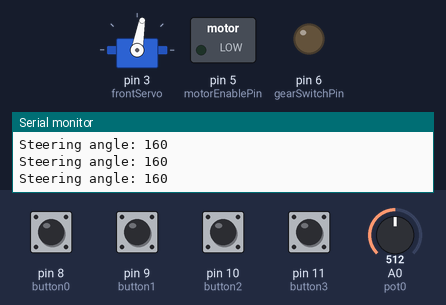
A sketch run on a simulated Arduino Uno, built with avr-gcc and run on an emulated ATmega328P. Shown: servo, switched loads named in the sketch (green lamp = pin HIGH), output pins drawn as LEDs (lit = HIGH), the last lines printed to the serial monitor. Inputs (shaded band) come from the test bench; at power-on: pin 8 (button0), pin 9 (button1), pin 10 (button2), pin 11 (button3) LOW, A0 (pot0) = 512.

Above: at 2.2 s.
2.3 s: pin 9 (button1) pulled HIGH for 1.25 s
At 4.7 s:
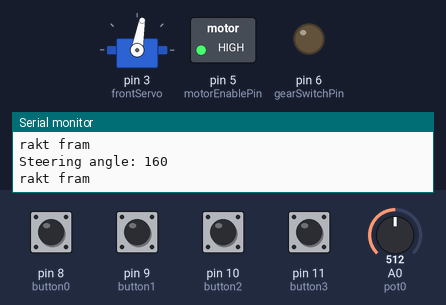
5.7 s: pin 10 (button2) pulled HIGH for 1.25 s
At 7.6 s:
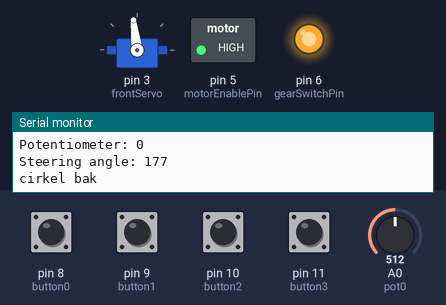
8.4 s: pin 11 (button3) pulled HIGH for 1.25 s
At 9.0 s:
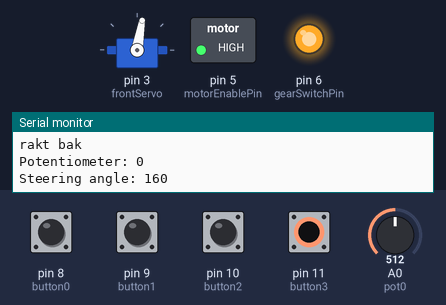
11.1 s: A0 (pot0) set to 306
At 12.3 s:
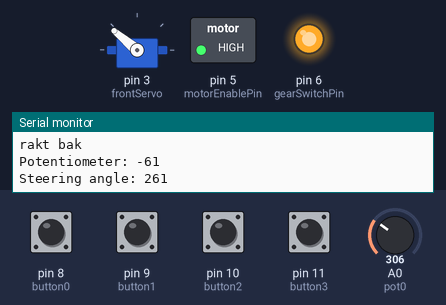
12.6 s: A0 (pot0) set to 716
At 13.7 s:
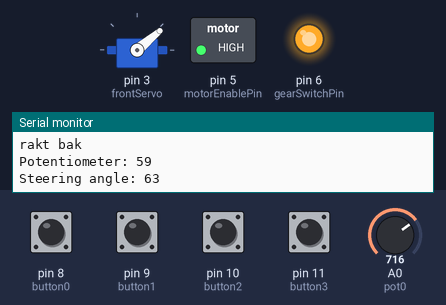
14.1 s: pin 9 (button1) pulled HIGH for 1.25 s
At 14.4 s:
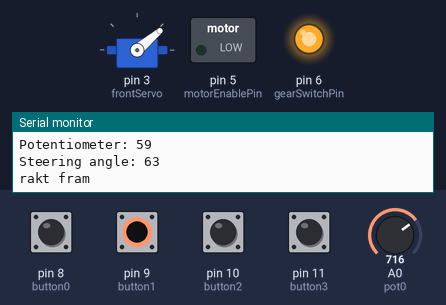
Timing chart, 0 to 17.1 s (numbered marks = the images above; inputs shaded):
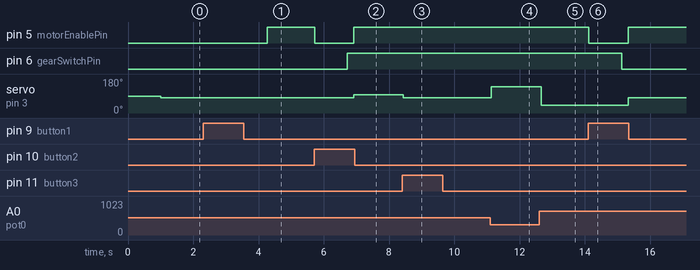

Measured:
- after the input at 2.3 s, pin 5 (motorEnablePin): LOW → HIGH after 2.0 s
- after the input at 5.7 s, pin 5 (motorEnablePin): HIGH → LOW at once, → HIGH 1.2 s later; pin 6 (gearSwitchPin): LOW → HIGH after 1.0 s; servo on pin 3 (frontServo): 80° → 97° after 1.2 s
- after the input at 8.4 s, servo on pin 3 (frontServo): 97° → 80° at once
- after the input at 11.1 s, servo on pin 3 (frontServo): 80° → 140° at once
- after the input at 12.6 s, servo on pin 3 (frontServo): 140° → 40° after 0.07 s
- after the input at 14.1 s, pin 5 (motorEnablePin): HIGH → LOW at once, → HIGH 1.2 s later; pin 6 (gearSwitchPin): HIGH → LOW after 1.0 s; servo on pin 3 (frontServo): 40° → 80° after 1.2 s

The sketch:

mainCode_ett_slap.ino
```cpp
/*
  Main code for the truck's thinking
  Connections:
  Potentiometers: A0,A1,A2
  Servo: D3
  H-bridge: D5 - enable,D6 - relay-switch
  buttons: D8,D9,D10,D11

  Funktioner:
  C - D8: stoppar systemet
  A - D9: kör framåt tills släpen har rätat ut
  D - D10: backar rakt bakåt
  B - D11: backar runt en cirkulär bana

  A+B - Manuellt läge
    - A - vänster 30grader
    - B - höger 30grader
    - D - rakt fram
    - C - stoppar och går ur manuellt läge
*/

// Includes
#include "mainCode.h"

// Defines
int steeringMode=0; // Steering mode ( 0-Forward, 1-straightBack, 2-circleBack )
int currentGear=0; // Current gear, for stopping protection
//Sensors
const int pot0 = 0;

const int button0 = 8;
const int button1 = 9;
const int button2 = 10;
const int button3 = 11;

//Servo
#include <Servo.h>
Servo frontServo;  // create servo object

//Motor
const int motorEnablePin = 5;
const int gearSwitchPin = 6;

//Setup
void setup() {
  frontServo.attach(3);

  pinMode(button0, INPUT);
  pinMode(button1, INPUT);
  pinMode(button2, INPUT);
  pinMode(button3, INPUT);

  pinMode(motorEnablePin, OUTPUT);
  pinMode(gearSwitchPin, OUTPUT);

  Serial.begin(9600);
  Serial.println("Starting...");
  delay(1000);
  steer(0);
  potCal[0] = map(analogRead(pot0), 0, 1023, 0, 300);


}

//Loop
void loop() {
  //check steering mode
  if(readMode() != 0){
    steeringMode = readMode(); // read input for the steeringmode
  }
  switch (steeringMode) {
    case 2:
      // Straight forward to align trailers
      Serial.println("rakt fram");
      gear(1);
      steer(0); // steer straight (0rad)
      break;
    case 4:
      // Reverse straight back
      Serial.println("rakt bak");
      gear(2); // Start to move backwards
      controller(false);
      break;
    case 8:
      // Reverse in a circle
      Serial.println("cirkel bak");
      gear(2);
      controller(true);
      break;
    case 6:
      // Manual mode
      Serial.println("manual");
      while(readMode() != 1){ //Stay in manual mode until button1 is pressed
        int mode = readMode();
        gear(1);
        if(mode==2){
          steer(-30);
          delay(100);
        }else if(mode==4){
          steer(30);
          delay(100);
        }else if(mode==8){
          steer(0);
          delay(100);
        }
      delay(50);
      }
      break;
    default:
      // Stop the truck
      steer(0);
      gear(0);
  }
  delay(30); // delay for stability?
}

//Functions
int readMode(){
  // set the steering via remote or button
  return digitalRead(button0) + 2*digitalRead(button1) + 8*digitalRead(button2) + 4*digitalRead(button3);
}

void gear(int selectedGear){
  // Sets the H-bridge
  switch (selectedGear){
    case 1:
      // Drive forward
      if(currentGear!=1){
        gear(0);
        digitalWrite(gearSwitchPin,LOW);
        delay(200);
        digitalWrite(motorEnablePin,HIGH);
      }
      currentGear=1;
      break;
    case 2:
      // Drive in reverse
      if(currentGear!=2){
        gear(0);
        digitalWrite(gearSwitchPin,HIGH);
        delay(200);
        digitalWrite(motorEnablePin,HIGH);
      }
      currentGear=2;
      break;
    default:
      // stops the motor
      currentGear=0;
      digitalWrite(motorEnablePin,LOW);
      delay(1000);
  }
}
```

controller.ino
```cpp
/*
  Controller for the backing straight case
  uses a vector with the states (states[])
*/


void controller(bool inCircle) {
  // One iteration of the controller
  /*
  - Read Sensors
  - Calculate feedback
  - Actuate steering
  */

  float desStates[NSTATES] = {0};

  if (inCircle) { //Runs in circle

    desStates[0] = Xd[0];

  }


  float states[NSTATES] = {getAngle(pot0)};

  float steerAngle = 0;
  for (int i = 0; i < NSTATES; i++) {
    steerAngle += K[i] * (states[i] - desStates[i]);
  }

  steer(rad2deg(steerAngle));
}


// Helper functions
void steer( int angle ) {
  angle+= servoCal;
  Serial.print("Steering angle: ");
  Serial.println(angle+servoCal);
  if(angle>140)
    angle=140;
  if(angle<40)
    angle=40;
  frontServo.write(angle);
}

float getAngle(int sensorPin) {
  // reads the sensor and returns an angle

  int sensorValue = analogRead(sensorPin);
  sensorValue = map(sensorValue, 0, 1023, 0, 300); // mapping example
  sensorValue += -potCal[sensorPin];

  Serial.print("Potentiometer: ");
  Serial.println(sensorValue);
  return deg2rad(sensorValue);
}

float deg2rad(int deg){
  float rad = deg*pi/180;
  return rad;
}

int rad2deg(float rad){
  int deg = rad*180/pi;
  return deg;
}
```

mainCode.h
```cpp
//Number of states
#define NSTATES 1


// Feedback vector
//const float K[NSTATES] = {-1.3874}; // Controller Gain
const float K[NSTATES] = {-1.6578}; // Controller Gain


// state trajectories for radii
//const float Xd[NSTATES] = {0.2938}; // Desired states
const float Xd[NSTATES] = {0.1890}; // Desired states

// Potentiometer calibration (center value)
float potCal[NSTATES] = {0}; //Nollar värden i slutet på setup

// Servo Cal
const int servoCal = 80;

const float pi = 3.14159265;
```
